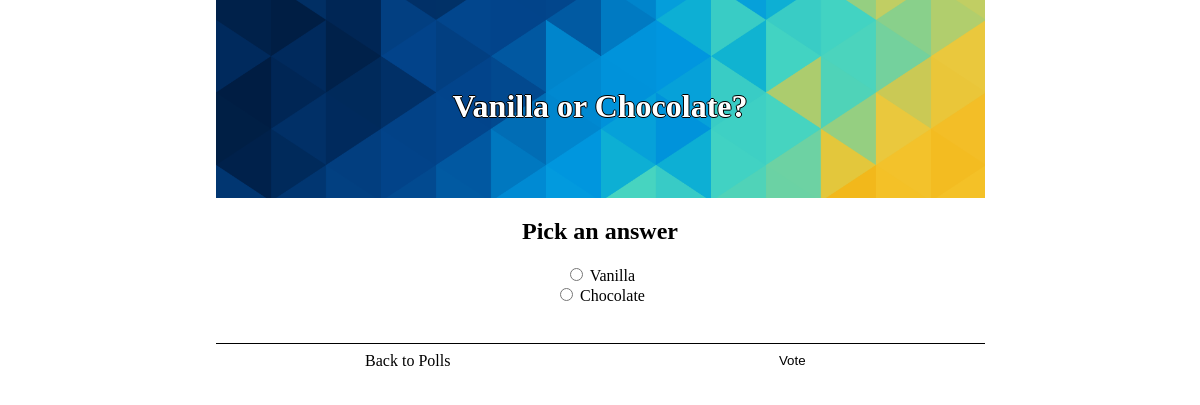
The page /polls/25/ on the database its author committed.
### polls/models.py (models this page shows, shortened)
class Question(models.Model):
    question_text = models.CharField(max_length=200)
    pub_date = models.DateTimeField('date published')
    def was_published_recently(self):
        now=timezone.now();
        return  now-datetime.timedelta(days=1) <= self.pub_date <= now
    was_published_recently.admin_order_field = 'pub_date'
    was_published_recently.boolean = True
    was_published_recently.short_description = 'Published recently?'

class Choice(models.Model):
    question = models.ForeignKey(Question, on_delete=models.CASCADE)
    choice_text = models.CharField(max_length=200)
    votes = models.IntegerField(default=0)

### polls/views.py (the view)
# urls.py: url(r'^(?P<pk>[0-9]+)/$', views.DetailView.as_view(), name='detail'),
class DetailView(generic.DetailView):
    model = Question
    template_name = "polls/detail.html"
    def get_queryset(self):
        return Question.objects.filter(pub_date__lte=timezone.now())

### polls/templates/polls/detail.html (shortened to what this page needs)
{% extends "polls/base.html" %}
{% load staticfiles %}
{% block header %}
    <h1>{{ question.question_text }}</h1>
{% endblock %}
{%block container %}
    <h2> Pick an answer </h2>
    <form action="{% url 'polls:vote' question.id %}" method="post" id="voteForm">
    {% for choice in question.choice_set.all %}
        <input type="radio" name="choice" id="choice{{ forloop.counter }}" value="{{ choice.id }}" />
        <label for="choice{{ forloop.counter }}">{{ choice.choice_text }}</label><br />
    {% endfor %}
    <br>
    </form>
{% endblock %}
{% block rAction %}
    <button class="actionButton rbutton" type="submit" form="voteForm">
            Vote
    </button>
{% endblock %}

### polls/static/polls/style.css (style rules this page uses)
.content a, h1 { text-align: center; text-decoration: none; }
.headerh1 h1 { margin:0px; padding:0px; }
.actionButton { background-color: white; border: none; cursor:pointer; text-align: center; width:100%; padding-top:8px; padding-bottom:8px; text-decoration: none; color:black; }
.rbutton { order:1; }
@media screen and (min-width: 426px) { .actionButton { width:50%; } }
@media screen and (min-width: 426px) { .rbutton { order:2; } }

### rows shown on the page
Question: question_text "Vanilla or Chocolate?"
Choice: choice_text "Vanilla"
Choice: choice_text "Chocolate"
